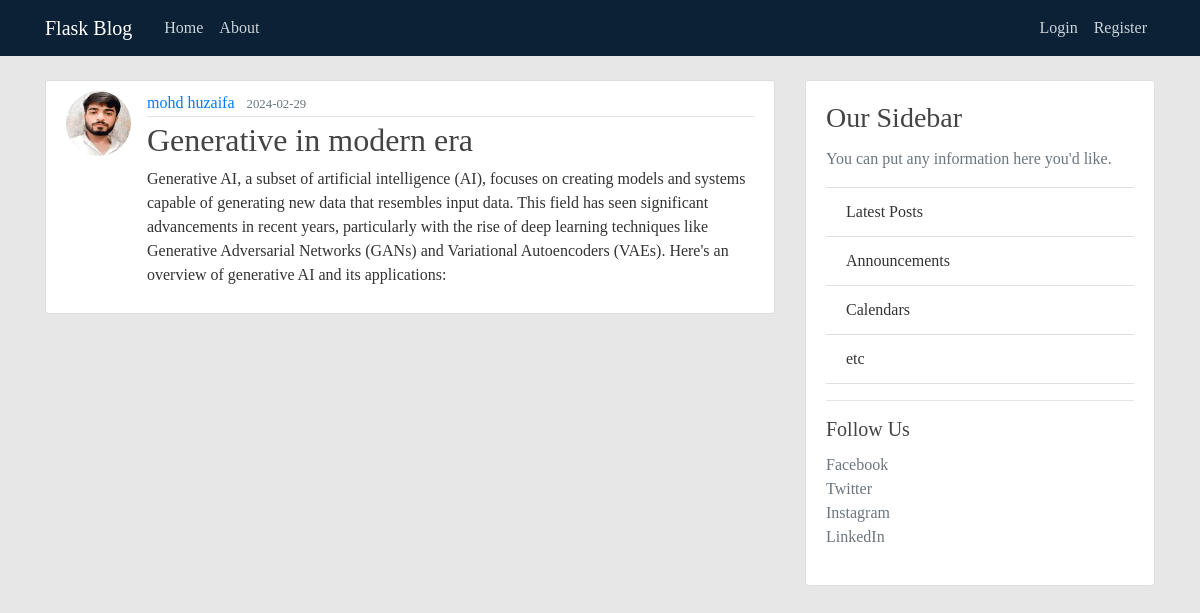
/post/1, run on an earlier commit of the app's database.
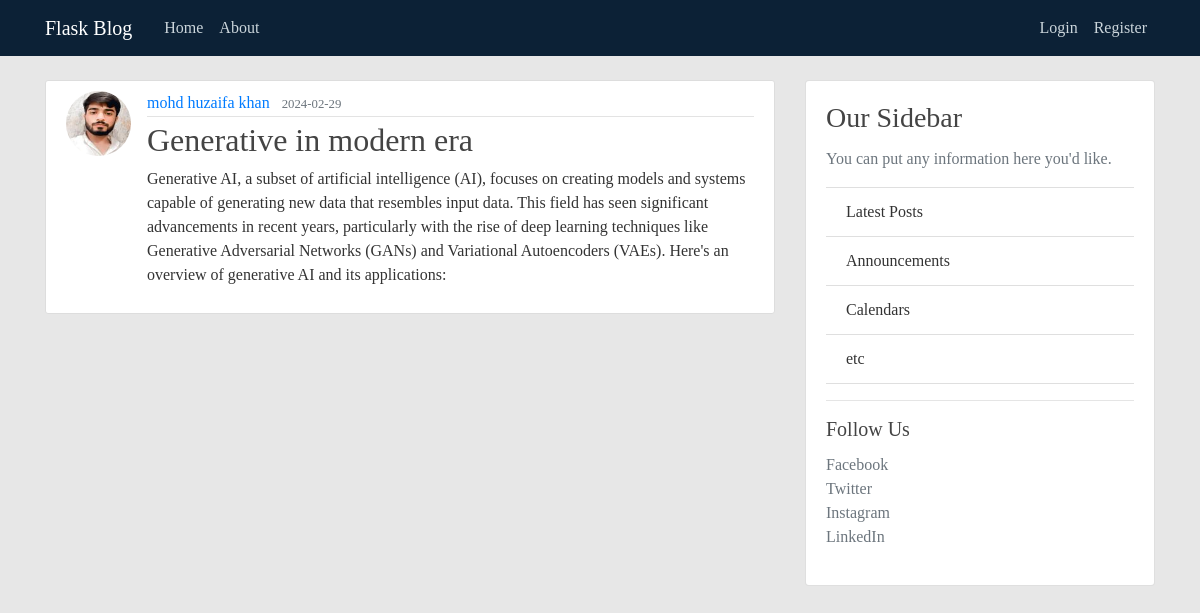
And on a later commit of the database.
### flaskblog/models.py (models this page shows, shortened)
class User(db.Model, UserMixin):
    id = db.Column(db.Integer, primary_key=True)
    username = db.Column(db.String(20), unique=True, nullable=False)
    email = db.Column(db.String(120), unique=True, nullable=False)
    image_file = db.Column(db.String(20), nullable=False, default='default.jpg')
    password = db.Column(db.String(60), nullable=False)
    posts = db.relationship('Post', backref='author', lazy=True)

### flaskblog/posts/routes.py (the view)
@posts.route("/post/<int:post_id>")
def post(post_id):
    post = Post.query.get_or_404(post_id)
    return render_template('post.html', title=post.title, post=post)

### flaskblog/templates/post.html (shortened to what this page needs)
{% extends "layout.html" %}
{% block content %}
  <article class="media content-section">
    <img class="rounded-circle article-img" src="{{ url_for('static', filename='profile_pics/' + post.author.image_file) }}">
    <div class="media-body">
      <div class="article-metadata">
        <a class="mr-2" href="{{ url_for('users.user_posts', username=post.author.username) }}">{{ post.author.username }}</a>
        <small class="text-muted">{{ post.date_posted.strftime('%Y-%m-%d') }}</small>
      </div>
      <h2 class="article-title">{{ post.title }}</h2>
      <p class="article-content">{{ post.content }}</p>
    </div>
  </article>
{% endblock content %}

What changed in the data, as far as the page shows it:
changed User: author.username "mohd huzaifa" → "mohd huzaifa khan"
